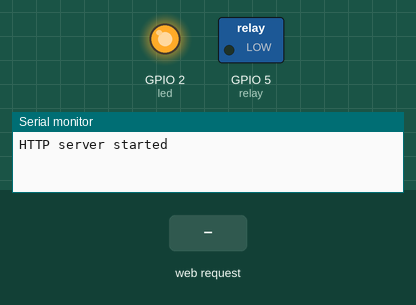
A sketch run on a simulated ESP8266 (NodeMCU). On the bench: switched loads named in the sketch (green lamp = pin HIGH), output pins drawn as LEDs (lit = HIGH), the last lines printed to the serial monitor. The test bench sets the inputs (shaded band). WiFi joins after 1.5 s; servers stay silent unless stated; random numbers use the default seed unless the sketch sets one.

Above: at 3.9 s.
4.0 s: HTTP request GET /long_confusing_URL_to_activate_relay received
At 4.4 s:
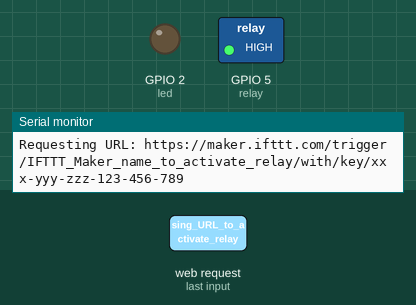
7.0 s: HTTP request GET / received
At 7.9 s:
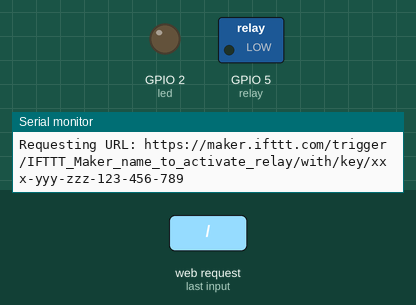
Timing chart, 0 to 10.5 s (numbered marks = the images above; inputs shaded):
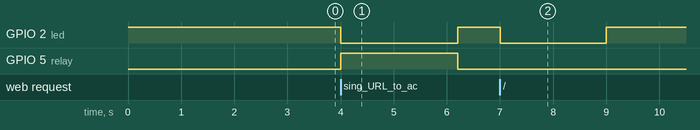

The sketch:

GarageDoorOpener_to_IFTTT.ino
```cpp
/*
 *  Garage Door Opener via Web Browser and log to IFTTT.com
 *  ESP8266 NodeMCU Board using Arduino IDE
 *  WhiskyTangoHotel.Com    DEC2106
 *
 *  Blue on board LED is active LOW on GPIO2 (D4 on silkscreen)
 *  Relay to control Garage Door is active HIGH on GPIO5 (D1 on silkscreen)
 *
 *  Opening 192.168.0.28/long_confusing_URL_to_activate_relay is called.  Every effort is made to keep the relay off
 *  so the door does not close/activate by accident.
 *
 *  A 'test' message is display on browser to see if server is up by calling root at:.
 *  192.168.0.28/  This WILL NOT ACTIVATE THE RELAY.  Only tests the server
 *
 *  The 'meat' is at 192.168.0.28/long_confusing_URL_to_activate_relay. This will send a msg to the browser AND open/close the door.
 *
 */

#include <ESP8266WiFi.h>
#include <WiFiClient.h>
#include <ESP8266WebServer.h>
#include <ESP8266mDNS.h>

// WiFi Information
const char* ssid = "YOUR-SSID";
const char* password = "ASCII-PASSCODE-FOR-YOUR-SSID";

// IFTTT Information
String MAKER_SECRET_KEY = "xxx-yyy-zzz-123-456-789"; // your maker key here
String TRIGGER_NAME = "IFTTT_Maker_name_to_activate_relay";  // this is the Maker IFTTT trigger name for relay activation
const char* host = "maker.ifttt.com";

ESP8266WebServer server(80);

// Output pins
const int led = 2;  // Blue on board LED
const int relay = 5;  // Relay control line

int randNumber;  // Random# generated just to show a change in the screen.  Help to verify updated page call.

void handleRoot() {
  // This is called if 192.168.0.28/ is requested.  The root.
  // The 'meat' is at /long_confusing_URL_to_activate_relay.
  // This is just here to test the ESP8266 connectivity of the WiFi network without moving the relay
  // Show a message and flash the on board LED.
  randNumber = random(1, 10000);  // Random number just to show a change on the webpage at reload.
  server.send(200, "text/plain", "Testing ESP8266.  Response is: " + String(randNumber));
  digitalWrite(led, 0);  // Active LOW.  Turn On board LED On
  delay(2000);
  digitalWrite(led, 1);  // Active LOW.  Turn On board LED Off
}

void handleNotFound(){
  digitalWrite(led, 1);  // Keep the LED off.
  digitalWrite(relay, 0);  // Keep Relay OFF
  String message = "File Not Found\n\n";
  message += "URI: ";
  message += server.uri();
  message += "\nMethod: ";
  message += (server.method() == HTTP_GET)?"GET":"POST";
  message += "\nArguments: ";
  message += server.args();
  message += "\n";
  for (uint8_t i=0; i<server.args(); i++){
    message += " " + server.argName(i) + ": " + server.arg(i) + "\n";
  }
  server.send(404, "text/plain", message);
}

void setup(void){
  pinMode(led, OUTPUT);
  pinMode(relay, OUTPUT);
  digitalWrite(led, 1);  // LED Off
  digitalWrite(relay, 0);  // on power to relay
  Serial.begin(115200);  // serial prints to PC for debug use only
  WiFi.begin(ssid, password);
  Serial.println("");

  // Wait for connection
  while (WiFi.status() != WL_CONNECTED) {
    delay(1000);
    Serial.print("Trying to connect to ");
    Serial.print(ssid);
    Serial.print(" on ");
    Serial.print(WiFi.localIP());
    Serial.println(".");
  }
  Serial.println("");
  Serial.println("");
  Serial.print("Connected to ");
  Serial.println(ssid);
  Serial.println(WiFi.localIP());

  if (MDNS.begin("esp8266")) {
    Serial.println("MDNS responder started");

  // Write to Google Sheet via IFTTT Maker channel that the ESP8266 has started/restarted

  // Now we trigger the IFTTT Maker Channel to update a Google sheet with the activity of the server starting/restarting
  // This can help log power outs, etc.
  // Use WiFiClient class to create TCP connections
  WiFiClient client;
  const int httpPort = 80;
  if (!client.connect(host, httpPort)) {
    Serial.println("connection failed");
    return;
  }

  // Create the request for IFTTT GARAGE_trigger_serverstart.  This can help log power outs, etc.
  String url = "https://maker.ifttt.com/trigger/GARAGE_trigger_serverstart/with/key/" + MAKER_SECRET_KEY;
  Serial.print("Requesting URL: ");
  Serial.println(url);

  // This sends the request to the IFTTT server
  client.print(String("POST ") + url + " HTTP/1.1\r\n" +
  "Host: " + host + "\r\n" +
  "Connection: close\r\n\r\n");

  delay(500);  // Delay to for web traffic; maybe not required.
  }

  server.on("/", handleRoot);

  server.on("/long_confusing_URL_to_activate_relay", [](){
    // This is called when 192.168.0.28/long_confusing_URL_to_activate_relay is called
    randNumber = random(1, 10000);  // Random number just to show a change on the webpage at reload.
    server.send(200, "text/plain", "Relay activated @ESP8266.  Code: " + String(randNumber));
    digitalWrite(led, 0);  // Active LOW.  Turn On board LED On
    digitalWrite(relay, 1);  // Relay ON

    // Know we trigger the IFTTT Maker Channel to update a Google sheet with the activity.
    // Use WiFiClient class to create TCP connections
    WiFiClient client;
    const int httpPort = 80;
    if (!client.connect(host, httpPort)) {
      Serial.println("connection failed");
      return;
    }

    // Create the request for IFTTT
    String url = "https://maker.ifttt.com/trigger/" + TRIGGER_NAME + "/with/key/" + MAKER_SECRET_KEY;
    Serial.print("Requesting URL: ");
    Serial.println(url);

    // This sends the request to the IFTTT server
    client.print(String("POST ") + url + " HTTP/1.1\r\n" +
    "Host: " + host + "\r\n" +
    "Connection: close\r\n\r\n");

    delay(2000);  // Delay to keep the relay closed.
    digitalWrite(led, 1);  // Active LOW.  Turn On board LED Off
    digitalWrite(relay, 0);  //Relay OFF
  });

  server.onNotFound(handleNotFound);

  server.begin();
  Serial.println("HTTP server started");
}

void loop(void){
  server.handleClient();
}
```

Measured:
- after the input at 4.0 s, GPIO 2 (led): HIGH → LOW at once, → HIGH 2.2 s later; GPIO 5 (relay): LOW → HIGH at once, → LOW 2.2 s later
- after the input at 7.0 s, GPIO 2 (led): HIGH → LOW at once, → HIGH 2.0 s later
